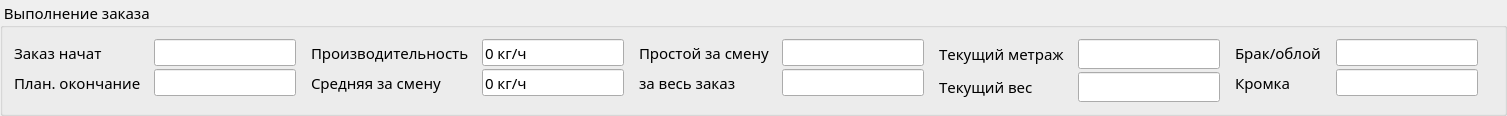
    <widget class="QGroupBox" name="groupBox">
     <property name="sizePolicy">
      <sizepolicy hsizetype="Expanding" vsizetype="Fixed">
       <horstretch>0</horstretch>
       <verstretch>0</verstretch>
      </sizepolicy>
     </property>
     <property name="minimumSize">
      <size>
       <width>1220</width>
       <height>110</height>
      </size>
     </property>
     <property name="maximumSize">
      <size>
       <width>16777215</width>
       <height>150</height>
      </size>
     </property>
     <property name="font">
      <font>
       <family>Amazon Ember Medium</family>
       <pointsize>11</pointsize>
       <weight>50</weight>
       <bold>false</bold>
       <stylestrategy>PreferAntialias</stylestrategy>
       <kerning>false</kerning>
      </font>
     </property>
     <property name="title">
      <string> Выполнение заказа </string>
     </property>
     <property name="alignment">
      <set>Qt::AlignLeading|Qt::AlignLeft|Qt::AlignVCenter</set>
     </property>
     <layout class="QHBoxLayout" name="horizontalLayout_2">
      <property name="spacing">
       <number>15</number>
      </property>
      <item>
       <layout class="QFormLayout" name="formLayout_4">
        <property name="horizontalSpacing">
         <number>13</number>
        </property>
        <property name="verticalSpacing">
         <number>3</number>
        </property>
        <item row="0" column="0">
         <widget class="QLabel" name="label_19">
          <property name="sizePolicy">
           <sizepolicy hsizetype="Preferred" vsizetype="Preferred">
            <horstretch>0</horstretch>
            <verstretch>0</verstretch>
           </sizepolicy>
          </property>
          <property name="minimumSize">
           <size>
            <width>112</width>
            <height>0</height>
           </size>
          </property>
          <property name="font">
           <font>
            <family>Amazon Ember Display</family>
            <pointsize>11</pointsize>
            <weight>50</weight>
            <bold>false</bold>
            <stylestrategy>PreferAntialias</stylestrategy>
            <kerning>false</kerning>
           </font>
          </property>
          <property name="text">
           <string>Заказ начат</string>
          </property>
         </widget>
        </item>
        <item row="0" column="1">
         <widget class="QLineEdit" name="start_time_lineEdit">
          <property name="sizePolicy">
           <sizepolicy hsizetype="Preferred" vsizetype="Fixed">
            <horstretch>0</horstretch>
            <verstretch>0</verstretch>
           </sizepolicy>
          </property>
          <property name="minimumSize">
           <size>
            <width>133</width>
            <height>27</height>
           </size>
          </property>
          <property name="maximumSize">
           <size>
            <width>180</width>
            <height>27</height>
           </size>
          </property>
          <property name="font">
           <font>
            <family>Amazon Ember Display</family>
            <pointsize>11</pointsize>
            <weight>50</weight>
            <bold>false</bold>
            <stylestrategy>PreferAntialias</stylestrategy>
            <kerning>false</kerning>
           </font>
          </property>
          <property name="text">
           <string/>
          </property>
          <property name="readOnly">
           <bool>true</bool>
          </property>
         </widget>
        </item>
        <item row="1" column="0">
         <widget class="QLabel" name="label_25">
          <property name="minimumSize">
           <size>
            <width>112</width>
            <height>0</height>
           </size>
          </property>
          <property name="font">
           <font>
            <family>Amazon Ember Display</family>
            <pointsize>11</pointsize>
            <weight>50</weight>
            <bold>false</bold>
            <stylestrategy>PreferAntialias</stylestrategy>
            <kerning>false</kerning>
           </font>
          </property>
          <property name="text">
           <string>План. окончание</string>
          </property>
         </widget>
        </item>
        <item row="1" column="1">
         <widget class="QLineEdit" name="end_time_lineEdit">
          <property name="sizePolicy">
           <sizepolicy hsizetype="Preferred" vsizetype="Fixed">
            <horstretch>0</horstretch>
            <verstretch>0</verstretch>
           </sizepolicy>
          </property>
          <property name="minimumSize">
           <size>
            <width>133</width>
            <height>27</height>
           </size>
          </property>
          <property name="maximumSize">
           <size>
            <width>180</width>
            <height>27</height>
           </size>
          </property>
          <property name="font">
           <font>
            <family>Amazon Ember Display</family>
            <pointsize>11</pointsize>
            <weight>50</weight>
            <bold>false</bold>
            <stylestrategy>PreferAntialias</stylestrategy>
            <kerning>false</kerning>
           </font>
          </property>
          <property name="readOnly">
           <bool>true</bool>
          </property>
         </widget>
        </item>
       </layout>
      </item>
      <item>
       <layout class="QFormLayout" name="formLayout_8">
        <property name="formAlignment">
         <set>Qt::AlignRight|Qt::AlignTop|Qt::AlignTrailing</set>
        </property>
        <property name="horizontalSpacing">
         <number>13</number>
        </property>
        <property name="verticalSpacing">
         <number>3</number>
        </property>
        <item row="0" column="0">
         <widget class="QLabel" name="label_21">
          <property name="sizePolicy">
           <sizepolicy hsizetype="Preferred" vsizetype="Preferred">
            <horstretch>0</horstretch>
            <verstretch>0</verstretch>
           </sizepolicy>
          </property>
          <property name="minimumSize">
           <size>
            <width>150</width>
            <height>27</height>
           </size>
          </property>
          <property name="maximumSize">
           <size>
            <width>190</width>
            <height>16777215</height>
           </size>
          </property>
          <property name="font">
           <font>
            <family>Amazon Ember Display</family>
            <pointsize>11</pointsize>
            <weight>50</weight>
            <bold>false</bold>
            <stylestrategy>PreferAntialias</stylestrategy>
            <kerning>false</kerning>
           </font>
          </property>
          <property name="text">
           <string>Производительность</string>
          </property>
         </widget>
        </item>
        <item row="0" column="1">
         <widget class="QLineEdit" name="current_speed_lineEdit">
          <property name="sizePolicy">
           <sizepolicy hsizetype="Preferred" vsizetype="Fixed">
            <horstretch>0</horstretch>
            <verstretch>0</verstretch>
           </sizepolicy>
          </property>
          <property name="minimumSize">
           <size>
            <width>50</width>
            <height>27</height>
           </size>
          </property>
          <property name="maximumSize">
           <size>
            <width>180</width>
            <height>27</height>
           </size>
          </property>
          <property name="font">
           <font>
            <family>Amazon Ember Display</family>
            <pointsize>11</pointsize>
            <weight>50</weight>
            <bold>false</bold>
            <stylestrategy>PreferAntialias</stylestrategy>
            <kerning>false</kerning>
           </font>
          </property>
          <property name="text">
           <string>0 кг/ч</string>
          </property>
          <property name="readOnly">
           <bool>true</bool>
          </property>
         </widget>
        </item>
        <item row="1" column="0">
         <widget class="QLabel" name="label_22">
          <property name="minimumSize">
           <size>
            <width>150</width>
            <height>27</height>
           </size>
          </property>
          <property name="maximumSize">
           <size>
            <width>150</width>
            <height>16777215</height>
           </size>
          </property>
          <property name="font">
           <font>
            <family>Amazon Ember Display</family>
            <pointsize>11</pointsize>
            <weight>50</weight>
            <bold>false</bold>
            <stylestrategy>PreferAntialias</stylestrategy>
            <kerning>false</kerning>
           </font>
          </property>
          <property name="text">
           <string>Средняя за смену</string>
          </property>
         </widget>
        </item>
        <item row="1" column="1">
         <widget class="QLineEdit" name="average_speed_lineEdit">
          <property name="sizePolicy">
           <sizepolicy hsizetype="Preferred" vsizetype="Fixed">
            <horstretch>0</horstretch>
            <verstretch>0</verstretch>
           </sizepolicy>
          </property>
          <property name="minimumSize">
           <size>
            <width>50</width>
            <height>27</height>
           </size>
          </property>
          <property name="maximumSize">
           <size>
            <width>180</width>
            <height>27</height>
           </size>
          </property>
          <property name="font">
           <font>
            <family>Amazon Ember Display</family>
            <pointsize>11</pointsize>
            <weight>50</weight>
            <bold>false</bold>
            <stylestrategy>PreferAntialias</stylestrategy>
            <kerning>false</kerning>
           </font>
          </property>
          <property name="text">
           <string>0 кг/ч</string>
          </property>
          <property name="readOnly">
           <bool>true</bool>
          </property>
         </widget>
        </item>
       </layout>
      </item>
      <item>
       <layout class="QFormLayout" name="formLayout_6">
        <property name="formAlignment">
         <set>Qt::AlignRight|Qt::AlignTop|Qt::AlignTrailing</set>
        </property>
        <property name="horizontalSpacing">
         <number>13</number>
        </property>
        <property name="verticalSpacing">
         <number>3</number>
        </property>
        <item row="0" column="0">
         <widget class="QLabel" name="label_24">
          <property name="minimumSize">
           <size>
            <width>130</width>
            <height>27</height>
           </size>
          </property>
          <property name="font">
           <font>
            <family>Amazon Ember Display</family>
            <pointsize>11</pointsize>
            <weight>50</weight>
            <bold>false</bold>
            <stylestrategy>PreferAntialias</stylestrategy>
            <kerning>false</kerning>
           </font>
          </property>
          <property name="text">
           <string>Простой за смену</string>
          </property>
         </widget>
        </item>
        <item row="0" column="1">
         <widget class="QLineEdit" name="idle_time_shift_lineEdit">
          <property name="sizePolicy">
           <sizepolicy hsizetype="Preferred" vsizetype="Fixed">
            <horstretch>0</horstretch>
            <verstretch>0</verstretch>
           </sizepolicy>
          </property>
          <property name="minimumSize">
           <size>
            <width>50</width>
            <height>27</height>
           </size>
          </property>
          <property name="maximumSize">
           <size>
            <width>180</width>
            <height>27</height>
           </size>
          </property>
          <property name="font">
           <font>
            <family>Amazon Ember Display</family>
            <pointsize>11</pointsize>
            <weight>50</weight>
            <bold>false</bold>
            <stylestrategy>PreferAntialias</stylestrategy>
            <kerning>false</kerning>
           </font>
          </property>
          <property name="readOnly">
           <bool>true</bool>
          </property>
         </widget>
        </item>
        <item row="1" column="0">
         <widget class="QLabel" name="label_23">
          <property name="minimumSize">
           <size>
            <width>100</width>
            <height>27</height>
           </size>
          </property>
          <property name="font">
           <font>
            <family>Amazon Ember Display</family>
            <pointsize>11</pointsize>
            <weight>50</weight>
            <bold>false</bold>
            <stylestrategy>PreferAntialias</stylestrategy>
            <kerning>false</kerning>
           </font>
          </property>
          <property name="text">
           <string>за весь заказ</string>
          </property>
         </widget>
        </item>
        <item row="1" column="1">
         <widget class="QLineEdit" name="idle_time_all_lineEdit">
          <property name="sizePolicy">
           <sizepolicy hsizetype="Preferred" vsizetype="Fixed">
            <horstretch>0</horstretch>
            <verstretch>0</verstretch>
           </sizepolicy>
          </property>
          <property name="minimumSize">
           <size>
            <width>50</width>
            <height>27</height>
           </size>
          </property>
          <property name="maximumSize">
           <size>
            <width>180</width>
            <height>27</height>
           </size>
          </property>
          <property name="font">
           <font>
            <family>Amazon Ember Display</family>
            <pointsize>11</pointsize>
            <weight>50</weight>
            <bold>false</bold>
            <stylestrategy>PreferAntialias</stylestrategy>
            <kerning>false</kerning>
           </font>
          </property>
          <property name="readOnly">
           <bool>true</bool>
          </property>
         </widget>
        </item>
       </layout>
      </item>
      <item>
       <layout class="QFormLayout" name="formLayout_7">
        <property name="formAlignment">
         <set>Qt::AlignRight|Qt::AlignTop|Qt::AlignTrailing</set>
        </property>
        <property name="horizontalSpacing">
         <number>13</number>
        </property>
        <property name="verticalSpacing">
         <number>3</number>
        </property>
        <item row="0" column="0">
         <widget class="QLabel" name="label_2">
          <property name="minimumSize">
           <size>
            <width>0</width>
            <height>27</height>
           </size>
          </property>
          <property name="font">
           <font>
            <family>Amazon Ember Display</family>
            <pointsize>11</pointsize>
            <weight>50</weight>
            <bold>false</bold>
            <stylestrategy>PreferAntialias</stylestrategy>
            <kerning>false</kerning>
           </font>
          </property>
          <property name="text">
           <string>Текущий метраж</string>
          </property>
         </widget>
        </item>
        <item row="0" column="1">
         <widget class="QLineEdit" name="current_lenght_lineEdit">
          <property name="sizePolicy">
           <sizepolicy hsizetype="Preferred" vsizetype="Fixed">
            <horstretch>0</horstretch>
            <verstretch>0</verstretch>
           </sizepolicy>
          </property>
          <property name="minimumSize">
           <size>
            <width>133</width>
            <height>27</height>
           </size>
          </property>
          <property name="maximumSize">
           <size>
            <width>180</width>
            <height>16777215</height>
           </size>
          </property>
          <property name="font">
           <font>
            <family>Amazon Ember Display</family>
            <pointsize>11</pointsize>
            <weight>50</weight>
            <bold>false</bold>
            <stylestrategy>PreferAntialias</stylestrategy>
            <kerning>false</kerning>
           </font>
          </property>
          <property name="text">
           <string/>
          </property>
         </widget>
        </item>
        <item row="1" column="0">
         <widget class="QLabel" name="label_3">
          <property name="minimumSize">
           <size>
            <width>0</width>
            <height>27</height>
           </size>
          </property>
          <property name="font">
           <font>
            <family>Amazon Ember Display</family>
            <pointsize>11</pointsize>
            <weight>50</weight>
            <bold>false</bold>
            <stylestrategy>PreferAntialias</stylestrategy>
            <kerning>false</kerning>
           </font>
          </property>
          <property name="text">
           <string>Текущий вес</string>
          </property>
         </widget>
        </item>
        <item row="1" column="1">
         <widget class="QLineEdit" name="current_weight_lineEdit">
          <property name="sizePolicy">
           <sizepolicy hsizetype="Preferred" vsizetype="Fixed">
            <horstretch>0</horstretch>
            <verstretch>0</verstretch>
           </sizepolicy>
          </property>
          <property name="minimumSize">
           <size>
            <width>133</width>
            <height>27</height>
           </size>
          </property>
          <property name="maximumSize">
           <size>
            <width>180</width>
            <height>16777215</height>
           </size>
          </property>
          <property name="font">
           <font>
            <family>Amazon Ember Display</family>
            <pointsize>11</pointsize>
            <weight>50</weight>
            <bold>false</bold>
            <stylestrategy>PreferAntialias</stylestrategy>
            <kerning>false</kerning>
           </font>
          </property>
         </widget>
        </item>
       </layout>
      </item>
      <item>
       <layout class="QFormLayout" name="formLayout_9">
        <property name="formAlignment">
         <set>Qt::AlignRight|Qt::AlignTop|Qt::AlignTrailing</set>
        </property>
        <property name="verticalSpacing">
         <number>3</number>
        </property>
        <property name="rightMargin">
         <number>15</number>
        </property>
        <item row="0" column="0">
         <widget class="QLabel" name="label_18">
          <property name="font">
           <font>
            <family>Amazon Ember Display</family>
            <pointsize>11</pointsize>
            <weight>50</weight>
            <bold>false</bold>
            <stylestrategy>PreferAntialias</stylestrategy>
            <kerning>false</kerning>
           </font>
          </property>
          <property name="text">
           <string>Брак/облой</string>
          </property>
         </widget>
        </item>
        <item row="0" column="1">
         <widget class="QLineEdit" name="waste_lineEdit">
          <property name="sizePolicy">
           <sizepolicy hsizetype="Preferred" vsizetype="Fixed">
            <horstretch>1</horstretch>
            <verstretch>0</verstretch>
           </sizepolicy>
          </property>
          <property name="minimumSize">
           <size>
            <width>50</width>
            <height>27</height>
           </size>
          </property>
          <property name="maximumSize">
           <size>
            <width>180</width>
            <height>27</height>
           </size>
          </property>
          <property name="font">
           <font>
            <family>Amazon Ember Display</family>
            <pointsize>11</pointsize>
            <weight>50</weight>
            <bold>false</bold>
            <stylestrategy>PreferAntialias</stylestrategy>
            <kerning>false</kerning>
           </font>
          </property>
         </widget>
        </item>
        <item row="1" column="1">
         <widget class="QLineEdit" name="edge_lineEdit">
          <property name="sizePolicy">
           <sizepolicy hsizetype="Preferred" vsizetype="Fixed">
            <horstretch>1</horstretch>
            <verstretch>0</verstretch>
           </sizepolicy>
          </property>
          <property name="minimumSize">
           <size>
            <width>50</width>
            <height>27</height>
           </size>
          </property>
          <property name="maximumSize">
           <size>
            <width>180</width>
            <height>27</height>
           </size>
          </property>
          <property name="font">
           <font>
            <family>Amazon Ember Display</family>
            <pointsize>11</pointsize>
            <weight>50</weight>
            <bold>false</bold>
            <stylestrategy>PreferAntialias</stylestrategy>
            <kerning>false</kerning>
           </font>
          </property>
         </widget>
        </item>
        <item row="1" column="0">
         <widget class="QLabel" name="label_20">
          <property name="font">
           <font>
            <family>Amazon Ember Display</family>
            <pointsize>11</pointsize>
            <weight>50</weight>
            <bold>false</bold>
            <stylestrategy>PreferAntialias</stylestrategy>
            <kerning>false</kerning>
           </font>
          </property>
          <property name="text">
           <string>Кромка</string>
          </property>
         </widget>
        </item>
       </layout>
      </item>
     </layout>
    </widget>
